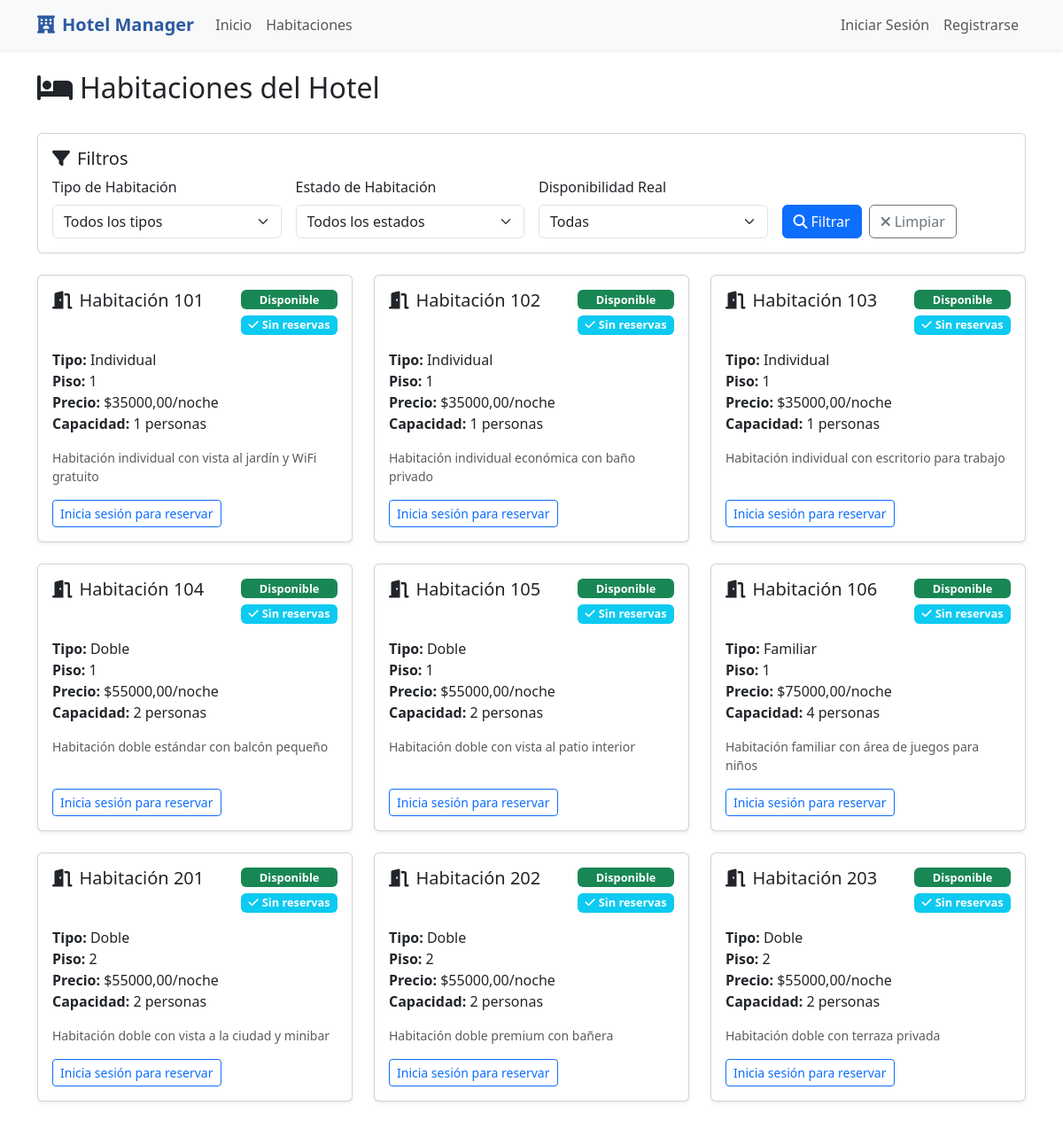
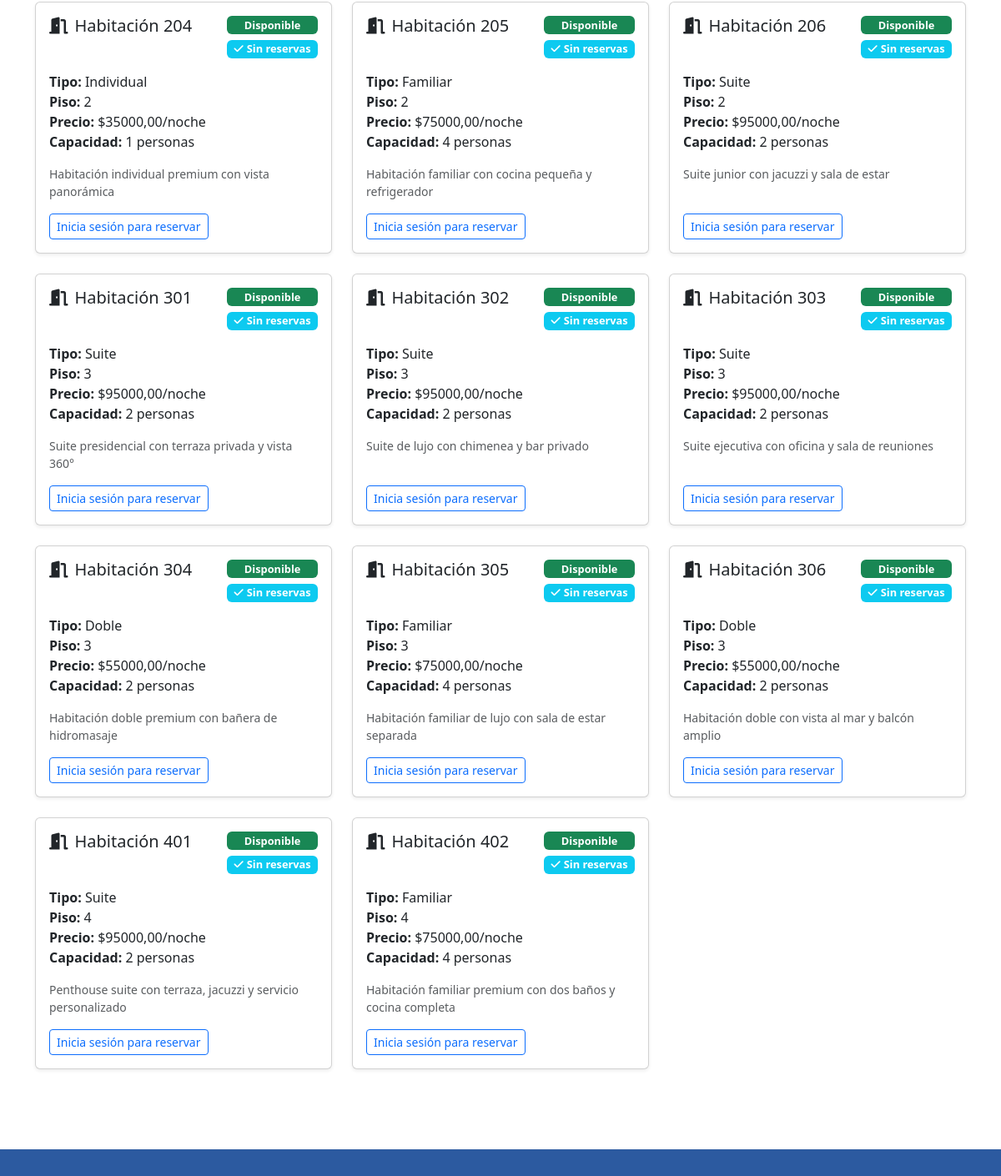
Before: /habitaciones/ with the older database file (2 pictures, top to bottom).
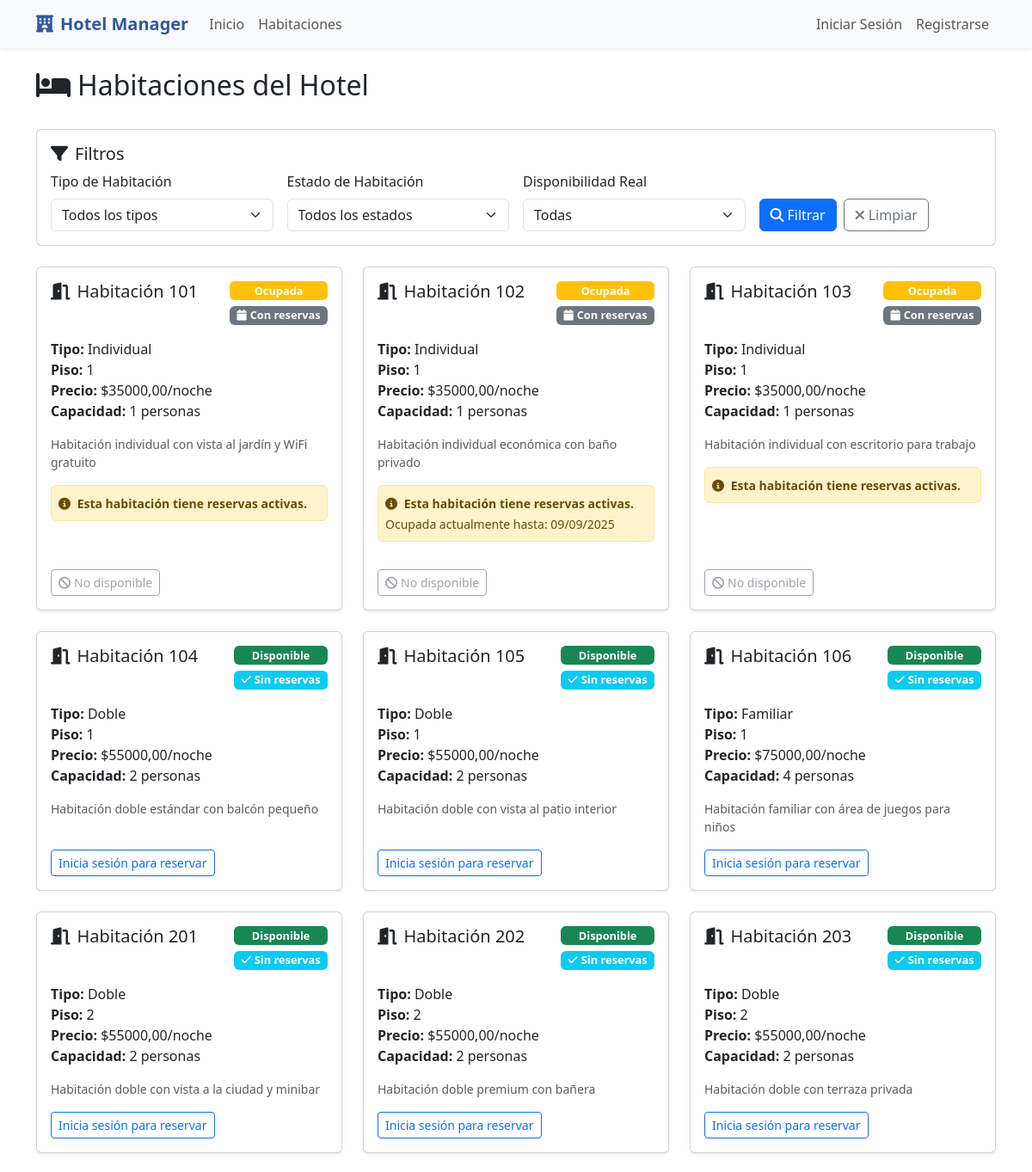
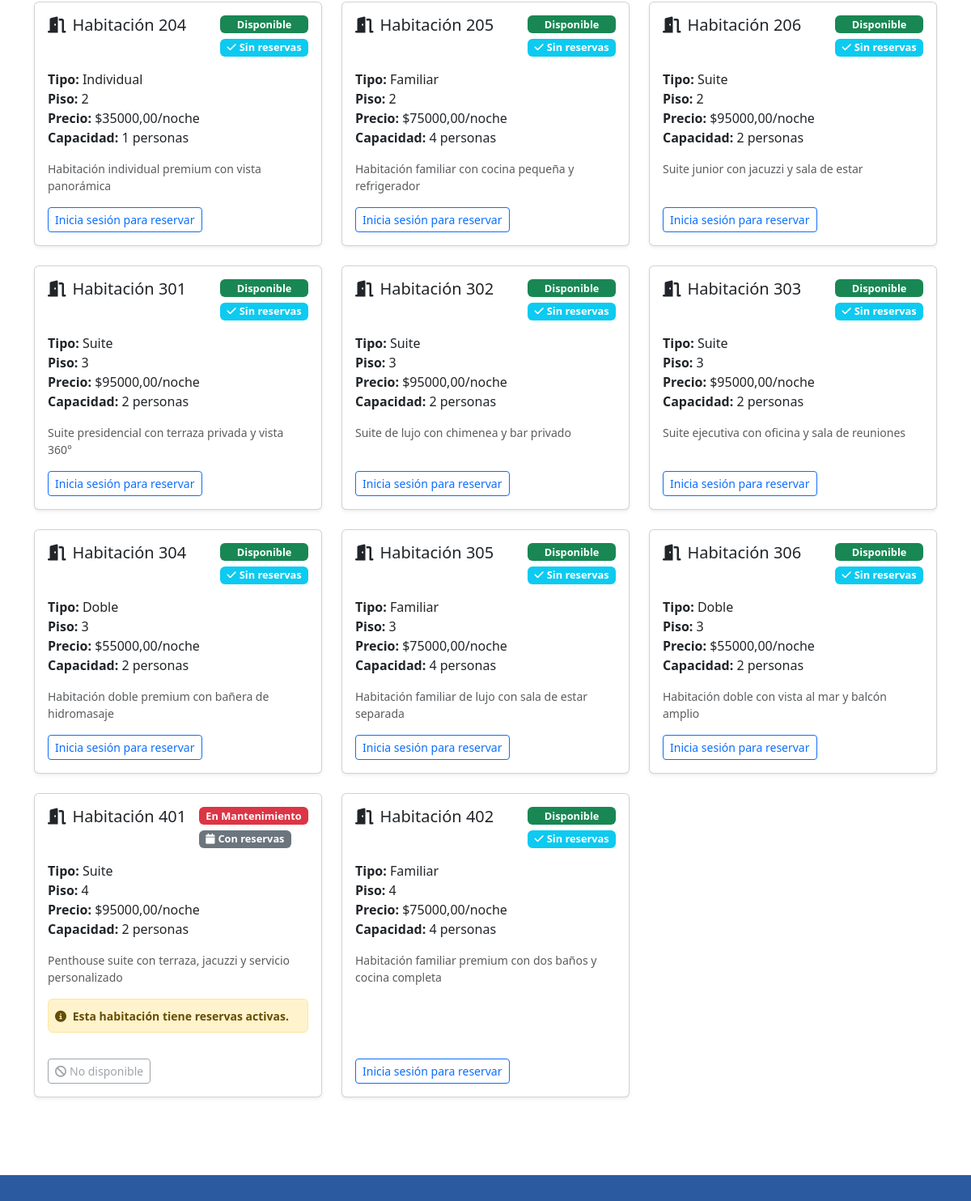
After: the same page with the newer database file (2 pictures, top to bottom).
### hotel/models.py (models this page shows, shortened)
class Habitacion(models.Model):
    ESTADOS = [
        ('disponible', 'Disponible'),
        ('ocupada', 'Ocupada'),
        ('mantenimiento', 'En Mantenimiento'),
    ]
    numero = models.CharField(max_length=10, unique=True)
    tipo = models.ForeignKey(TipoHabitacion, on_delete=models.CASCADE)
    estado = models.CharField(max_length=20, choices=ESTADOS, default='disponible')
    piso = models.IntegerField()
    descripcion = models.TextField(blank=True)
    fecha_creacion = models.DateTimeField(auto_now_add=True)
    def esta_disponible(self, fecha_entrada=None, fecha_salida=None):
        if self.estado != 'disponible':
            return False
        if not fecha_entrada or not fecha_salida:
            reservas_activas = self.reserva_set.filter(
                estado__in=['pendiente', 'confirmada'],
                fecha_salida__gte=date.today()  # Reservas que no han terminado
            )
            return not reservas_activas.exists()
    def reserva_actual(self):
        hoy = date.today()
        return self.reserva_set.filter(
            estado='confirmada',
            fecha_entrada__lte=hoy,
            fecha_salida__gt=hoy
        ).first()
    class Meta:
        verbose_name = "Habitación"
        verbose_name_plural = "Habitaciones"
        ordering = ['numero']

class TipoHabitacion(models.Model):
    TIPOS_HABITACION = [
        ('individual', 'Individual'),
        ('doble', 'Doble'),
        ('suite', 'Suite'),
        ('familiar', 'Familiar'),
    ]
    nombre = models.CharField(max_length=50, choices=TIPOS_HABITACION, unique=True)
    descripcion = models.TextField(blank=True)
    precio_por_noche = models.DecimalField(max_digits=8, decimal_places=2)
    capacidad_maxima = models.IntegerField()
    def __str__(self):
        return self.get_nombre_display()
    class Meta:
        verbose_name = "Tipo de Habitación"
        verbose_name_plural = "Tipos de Habitación"

class Reserva(models.Model):
    ESTADOS_RESERVA = [
        ('pendiente', 'Pendiente'),
        ('confirmada', 'Confirmada'),
        ('cancelada', 'Cancelada'),
        ('completada', 'Completada'),
    ]
    cliente = models.ForeignKey(User, on_delete=models.CASCADE)
    habitacion = models.ForeignKey(Habitacion, on_delete=models.CASCADE)
    fecha_entrada = models.DateField()
    fecha_salida = models.DateField()
    numero_huespedes = models.IntegerField()
    estado = models.CharField(max_length=20, choices=ESTADOS_RESERVA, default='pendiente')
    precio_total = models.DecimalField(max_digits=10, decimal_places=2)
    fecha_reserva = models.DateTimeField(auto_now_add=True)
    comentarios = models.TextField(blank=True)
    class Meta:
        verbose_name = "Reserva"
        verbose_name_plural = "Reservas"
        ordering = ['-fecha_reserva']

### hotel/views.py (the view)
# urls.py: path('habitaciones/', views.lista_habitaciones, name='lista_habitaciones'),
def lista_habitaciones(request):
    habitaciones = Habitacion.objects.all().order_by('numero')
    tipos = TipoHabitacion.objects.all()
    tipo_filtro = request.GET.get('tipo')
    estado_filtro = request.GET.get('estado')
    disponibilidad_filtro = request.GET.get('disponibilidad')
    if tipo_filtro:
        habitaciones = habitaciones.filter(tipo__nombre=tipo_filtro)
    if estado_filtro:
        habitaciones = habitaciones.filter(estado=estado_filtro)
    if disponibilidad_filtro == 'disponible':
        habitaciones_filtradas = []
        for habitacion in habitaciones:
            if habitacion.esta_disponible():
                habitaciones_filtradas.append(habitacion)
        habitaciones = habitaciones_filtradas
    elif disponibilidad_filtro == 'reservada':
        habitaciones_filtradas = []
        for habitacion in habitaciones:
            if not habitacion.esta_disponible():
                habitaciones_filtradas.append(habitacion)
        habitaciones = habitaciones_filtradas
    contexto = {
        'habitaciones': habitaciones,
        'tipos': tipos,
        'es_admin': es_administrador(request.user) if request.user.is_authenticated else False,
        'tipo_seleccionado': tipo_filtro,
        'estado_seleccionado': estado_filtro,
        'disponibilidad_seleccionada': disponibilidad_filtro,
    }
    return render(request, 'hotel/habitaciones.html', contexto)

### hotel/templates/hotel/habitaciones.html (shortened to what the changed rows need)
{% extends 'hotel/base.html' %}
{% block contenido %}
<div class="d-flex justify-content-between align-items-center mb-4">
    <h2>
        <i class="fas fa-bed me-2"></i>Habitaciones del Hotel
    </h2>
</div>
<div class="row">
    {% for habitacion in habitaciones %}
        <div class="col-lg-6 col-xl-4 mb-4">
            <div class="card card-habitacion shadow-sm h-100">
                <div class="card-body d-flex flex-column">
                    <div class="d-flex justify-content-between align-items-start mb-3">
                        <h5 class="card-title">
                            <i class="fas fa-door-open me-2"></i>Habitación {{ habitacion.numero }}
                        </h5>
                        <div>
                            <span class="badge {% if habitacion.estado == 'disponible' %}bg-success{% elif habitacion.estado == 'ocupada' %}bg-warning{% else %}bg-danger{% endif %} badge-estado d-block mb-1">
                                {{ habitacion.get_estado_display }}
                            </span>
                            {% if habitacion.esta_disponible %}
                                <span class="badge bg-info badge-estado">
                                    <i class="fas fa-check me-1"></i>Sin reservas
                                </span>
                            {% else %}
                                <span class="badge bg-secondary badge-estado">
                                    <i class="fas fa-calendar me-1"></i>Con reservas
                                </span>
                            {% endif %}
                        </div>
                    </div>
                    <div class="mb-3 flex-grow-1">
                        <p class="card-text">
                            <strong>Tipo:</strong> {{ habitacion.tipo }}<br>
                            <strong>Piso:</strong> {{ habitacion.piso }}<br>
                            <strong>Precio:</strong> ${{ habitacion.tipo.precio_por_noche }}/noche<br>
                            <strong>Capacidad:</strong> {{ habitacion.tipo.capacidad_maxima }} personas
                        </p>
                        {% if habitacion.descripcion %}
                            <p class="card-text text-muted small">{{ habitacion.descripcion|truncatewords:15 }}</p>
                        {% endif %}
                        {% if not habitacion.esta_disponible %}
                            <div class="alert alert-warning alert-sm mt-2 p-2">
                                <small>
                                    <i class="fas fa-info-circle me-1"></i>
                                    <strong>Esta habitación tiene reservas activas.</strong>
                                    {% if habitacion.reserva_actual %}
                                        <br>Ocupada actualmente hasta: {{ habitacion.reserva_actual.fecha_salida|date:"d/m/Y" }}
                                    {% endif %}
                                </small>
                            </div>
                        {% endif %}
                    </div>
                    <div class="mt-auto">
                        {% if habitacion.esta_disponible and user.is_authenticated %}
                            <a href="{% url 'hacer_reserva' habitacion.id %}" class="btn btn-primary btn-sm">
                                <i class="fas fa-calendar-plus me-1"></i>Reservar
                            </a>
                        {% elif not habitacion.esta_disponible %}
                            <button class="btn btn-outline-secondary btn-sm" disabled>
                                <i class="fas fa-ban me-1"></i>No disponible
                            </button>
                        {% elif not user.is_authenticated %}
                            <a href="{% url 'iniciar_sesion' %}" class="btn btn-outline-primary btn-sm">
                                Inicia sesión para reservar
                            </a>
                        {% endif %}
                    </div>
                </div>
            </div>
        </div>
    {% endfor %}
</div>
{% endblock %}

Changed rows visible on the page:
changed Habitacion "Habitación individual con vista al jardín y WiFi gratuito": estado "Disponible" → "Ocupada"; estado "Sin reservas Inicia sesión para reservar" → "Con reservas Esta habitación tiene reservas activas. No disponible"
changed Habitacion "Habitación individual económica con baño privado": estado "Disponible" → "Ocupada"; reserva_actual.fecha_salida (not shown) → "09/09/2025"; estado "Sin reservas Inicia sesión para reservar" → "Con reservas Esta habitación tiene reservas activas. Ocupada actualmente hasta: No disponible"
changed Habitacion "Habitación individual con escritorio para trabajo": estado "Disponible" → "Ocupada"; estado "Sin reservas Inicia sesión para reservar" → "Con reservas Esta habitación tiene reservas activas. No disponible"
changed Habitacion "Penthouse suite con terraza, jacuzzi y servicio personalizado": estado "Disponible" → "En Mantenimiento"; estado "Sin reservas Inicia sesión para reservar" → "Con reservas Esta habitación tiene reservas activas. No disponible"
